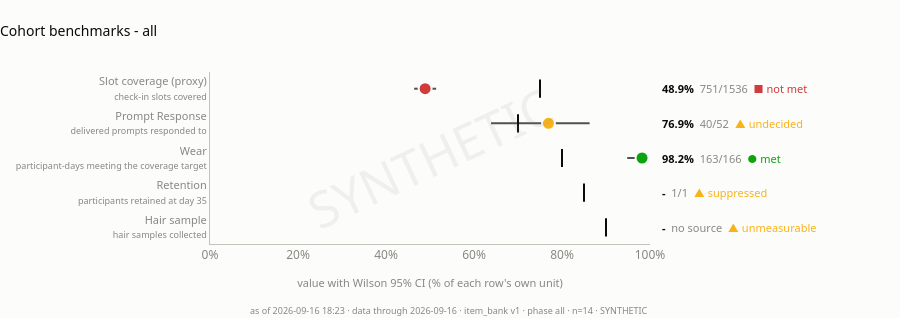

This figure's notebook cell:
### Markdown cell above
## 1A - Benchmark tiles

### Code cell
# Five benchmarks, one axis, dot-and-whisker with a target tick per row - the
# idiom a PI reads in papers. Colour now follows the INTERVAL, not the point
# estimate: green only when the CI clears the target, red only when it falls
# entirely below, amber when it spans the target and the question is still open.
# Units differ between rows, so each row label carries its own; the axis is
# "% of that row's unit", never five commensurable numbers.
# Today: wear is met (CI 0.95-0.99 above 0.80), prompt response is met
# (0.64-0.86 above 0.70), slot coverage is not met (0.46-0.51, entirely below
# 0.75), and retention and hair sample are undecided for want of a denominator.
plot_benchmark_forest(board)

### Figure 1 — Plotly figure (JSON) as saved in the notebook; plotly's stock layout.template omitted (floating-point values rounded to 4 significant figures)
{"data": [{"hovertemplate": "target 90%<extra></extra>", "marker": {"line": {"color": "#0b0b0b", "width": 2}, "size": 13, "symbol": "line-ns"}, "mode": "markers", "showlegend": false, "type": "scatter", "x": [0.9], "y": ["Hair sample<br><span style='font-size:9px;color:#898781'>hair samples collected</span>"]}, {"hovertemplate": "target 85%<extra></extra>", "marker": {"line": {"color": "#0b0b0b", "width": 2}, "size": 13, "symbol": "line-ns"}, "mode": "markers", "showlegend": false, "type": "scatter", "x": [0.85], "y": ["Retention<br><span style='font-size:9px;color:#898781'>participants retained at day 35</span>"]}, {"hoverinfo": "skip", "line": {"color": "#52514e", "width": 2}, "mode": "lines", "showlegend": false, "type": "scatter", "x": [0.9482, 0.9938], "y": ["Wear<br><span style='font-size:9px;color:#898781'>participant-days meeting the coverage target</span>", "Wear<br><span style='font-size:9px;color:#898781'>participant-days meeting the coverage target</span>"]}, {"hovertemplate": "163/166 · 14 participants<extra></extra>", "marker": {"color": "#0ca30c", "line": {"color": "#fcfcfb", "width": 2}, "size": 13}, "mode": "markers", "showlegend": false, "type": "scatter", "x": [0.9819], "y": ["Wear<br><span style='font-size:9px;color:#898781'>participant-days meeting the coverage target</span>"]}, {"hovertemplate": "target 80%<extra></extra>", "marker": {"line": {"color": "#0b0b0b", "width": 2}, "size": 13, "symbol": "line-ns"}, "mode": "markers", "showlegend": false, "type": "scatter", "x": [0.8], "y": ["Wear<br><span style='font-size:9px;color:#898781'>participant-days meeting the coverage target</span>"]}, {"hoverinfo": "skip", "line": {"color": "#52514e", "width": 2}, "mode": "lines", "showlegend": false, "type": "scatter", "x": [0.6387, 0.8628], "y": ["Prompt Response<br><span style='font-size:9px;color:#898781'>delivered prompts responded to</span>", "Prompt Response<br><span style='font-size:9px;color:#898781'>delivered prompts responded to</span>"]}, {"hovertemplate": "40/52 · 10 participants<extra></extra>", "marker": {"color": "#fab219", "line": {"color": "#fcfcfb", "width": 2}, "size": 13}, "mode": "markers", "showlegend": false, "type": "scatter", "x": [0.7692], "y": ["Prompt Response<br><span style='font-size:9px;color:#898781'>delivered prompts responded to</span>"]}, {"hovertemplate": "target 70%<extra></extra>", "marker": {"line": {"color": "#0b0b0b", "width": 2}, "size": 13, "symbol": "line-ns"}, "mode": "markers", "showlegend": false, "type": "scatter", "x": [0.7], "y": ["Prompt Response<br><span style='font-size:9px;color:#898781'>delivered prompts responded to</span>"]}, {"hoverinfo": "skip", "line": {"color": "#52514e", "width": 2}, "mode": "lines", "showlegend": false, "type": "scatter", "x": [0.464, 0.5139], "y": ["Slot coverage (proxy)<br><span style='font-size:9px;color:#898781'>check-in slots covered</span>", "Slot coverage (proxy)<br><span style='font-size:9px;color:#898781'>check-in slots covered</span>"]}, {"hovertemplate": "751/1536 · 14 participants<extra></extra>", "marker": {"color": "#d03b3b", "line": {"color": "#fcfcfb", "width": 2}, "size": 13}, "mode": "markers", "showlegend": false, "type": "scatter", "x": [0.4889], "y": ["Slot coverage (proxy)<br><span style='font-size:9px;color:#898781'>check-in slots covered</span>"]}, {"hovertemplate": "target 75%<extra></extra>", "marker": {"line": {"color": "#0b0b0b", "width": 2}, "size": 13, "symbol": "line-ns"}, "mode": "markers", "showlegend": false, "type": "scatter", "x": [0.75], "y": ["Slot coverage (proxy)<br><span style='font-size:9px;color:#898781'>check-in slots covered</span>"]}], "layout": {"annotations": [{"align": "left", "font": {"color": "#0b0b0b", "family": "system-ui, -apple-system, \"Segoe UI\", sans-serif", "size": 11}, "showarrow": false, "text": "<b>-</b>  <span style='color:#898781'>no source</span>  <span style='color:#fab219'>▲ unmeasurable</span>", "x": 1, "xanchor": "left", "xref": "paper", "xshift": 10, "y": "Hair sample<br><span style='font-size:9px;color:#898781'>hair samples collected</span>"}, {"align": "left", "font": {"color": "#0b0b0b", "family": "system-ui, -apple-system, \"Segoe UI\", sans-serif", "size": 11}, "showarrow": false, "text": "<b>-</b>  <span style='color:#898781'>1/1</span>  <span style='color:#fab219'>▲ suppressed</span>", "x": 1, "xanchor": "left", "xref": "paper", "xshift": 10, "y": "Retention<br><span style='font-size:9px;color:#898781'>participants retained at day 35</span>"}, {"align": "left", "font": {"color": "#0b0b0b", "family": "system-ui, -apple-system, \"Segoe UI\", sans-serif", "size": 11}, "showarrow": false, "text": "<b>98.2%</b>  <span style='color:#898781'>163/166</span>  <span style='color:#0ca30c'>● met</span>", "x": 1, "xanchor": "left", "xref": "paper", "xshift": 10, "y": "Wear<br><span style='font-size:9px;color:#898781'>participant-days meeting the coverage target</span>"}, {"align": "left", "font": {"color": "#0b0b0b", "family": "system-ui, -apple-system, \"Segoe UI\", sans-serif", "size": 11}, "showarrow": false, "text": "<b>76.9%</b>  <span style='color:#898781'>40/52</span>  <span style='color:#fab219'>▲ undecided</span>", "x": 1, "xanchor": "left", "xref": "paper", "xshift": 10, "y": "Prompt Response<br><span style='font-size:9px;color:#898781'>delivered prompts responded to</span>"}, {"align": "left", "font": {"color": "#0b0b0b", "family": "system-ui, -apple-system, \"Segoe UI\", sans-serif", "size": 11}, "showarrow": false, "text": "<b>48.9%</b>  <span style='color:#898781'>751/1536</span>  <span style='color:#d03b3b'>■ not met</span>", "x": 1, "xanchor": "left", "xref": "paper", "xshift": 10, "y": "Slot coverage (proxy)<br><span style='font-size:9px;color:#898781'>check-in slots covered</span>"}, {"font": {"color": "#898781", "family": "system-ui, -apple-system, \"Segoe UI\", sans-serif", "size": 9}, "showarrow": false, "text": "as of 2026-09-16 18:23 · data through 2026-09-16 · item_bank v1 · phase all · n=14 · SYNTHETIC", "x": 1, "xanchor": "right", "xref": "paper", "y": 0, "yanchor": "top", "yref": "paper", "yshift": -58}, {"font": {"color": "#898781", "family": "system-ui, -apple-system, \"Segoe UI\", sans-serif", "size": 50}, "opacity": 0.1, "showarrow": false, "text": "SYNTHETIC", "textangle": -25, "x": 0.5, "xref": "paper", "y": 0.5, "yref": "paper"}], "font": {"color": "#52514e", "family": "system-ui, -apple-system, \"Segoe UI\", sans-serif", "size": 12}, "height": 318, "hoverlabel": {"bgcolor": "#fcfcfb", "font": {"color": "#0b0b0b", "family": "system-ui, -apple-system, \"Segoe UI\", sans-serif"}}, "margin": {"b": 74, "l": 210, "r": 250, "t": 72}, "paper_bgcolor": "#fcfcfb", "plot_bgcolor": "#fcfcfb", "showlegend": false, "title": {"font": {"color": "#0b0b0b", "size": 14}, "text": "Cohort benchmarks - all", "x": 0, "xanchor": "left"}, "xaxis": {"gridcolor": "#e1e0d9", "linecolor": "#c3c2b7", "range": [0, 1], "showgrid": false, "tickfont": {"color": "#898781"}, "tickformat": ".0%", "title": {"font": {"color": "#898781", "size": 11}, "text": "value with Wilson 95% CI (% of each row's own unit)"}, "zeroline": false}, "yaxis": {"categoryarray": ["Hair sample<br><span style='font-size:9px;color:#898781'>hair samples collected</span>", "Retention<br><span style='font-size:9px;color:#898781'>participants retained at day 35</span>", "Wear<br><span style='font-size:9px;color:#898781'>participant-days meeting the coverage target</span>", "Prompt Response<br><span style='font-size:9px;color:#898781'>delivered prompts responded to</span>", "Slot coverage (proxy)<br><span style='font-size:9px;color:#898781'>check-in slots covered</span>"], "categoryorder": "array", "linecolor": "#c3c2b7", "showgrid": false, "tickfont": {"color": "#898781", "size": 11}, "type": "category", "zeroline": false}}}
